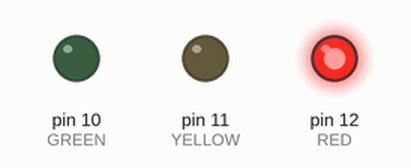
This sketch was run on a simulated Arduino Uno, built with avr-gcc and run on an emulated ATmega328P. Parts: output pins drawn as LEDs (lit = HIGH).

Above: at 2.0 s.
At 5.5 s:
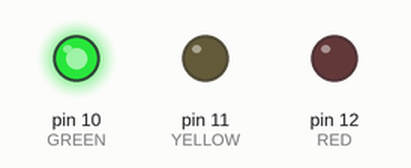
At 7.7 s:
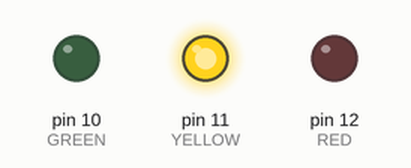
Timing chart, 0 to 11.1 s (numbered marks = the images above):
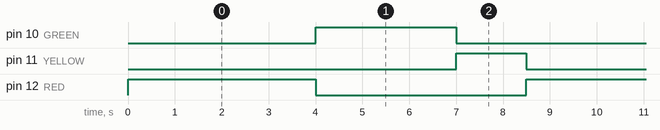

Measured:
- by itself, pin 10 (GREEN): alternates HIGH for 3.0 s and LOW for 5.5 s
- by itself, pin 11 (YELLOW): alternates HIGH for 1.5 s and LOW for 7.0 s
- by itself, pin 12 (RED): alternates HIGH for 4.0 s and LOW for 4.5 s

The sketch:

traffic_light.ino
```cpp
int RED = 12;
int YELLOW = 11;
int GREEN = 10;

void setup(){
  pinMode(RED,OUTPUT);
  pinMode(YELLOW,OUTPUT);
  pinMode(GREEN,OUTPUT);
}
void loop(){
  digitalWrite(RED,HIGH);
  digitalWrite(YELLOW,LOW);
  digitalWrite(GREEN,LOW);
  delay(4000);

  digitalWrite(GREEN,HIGH);
  digitalWrite(RED,LOW);
  digitalWrite(YELLOW,LOW);
  delay(3000);

  digitalWrite(YELLOW,HIGH);
  digitalWrite(RED,LOW);
  digitalWrite(GREEN,LOW);
  delay(1500);
}
```
